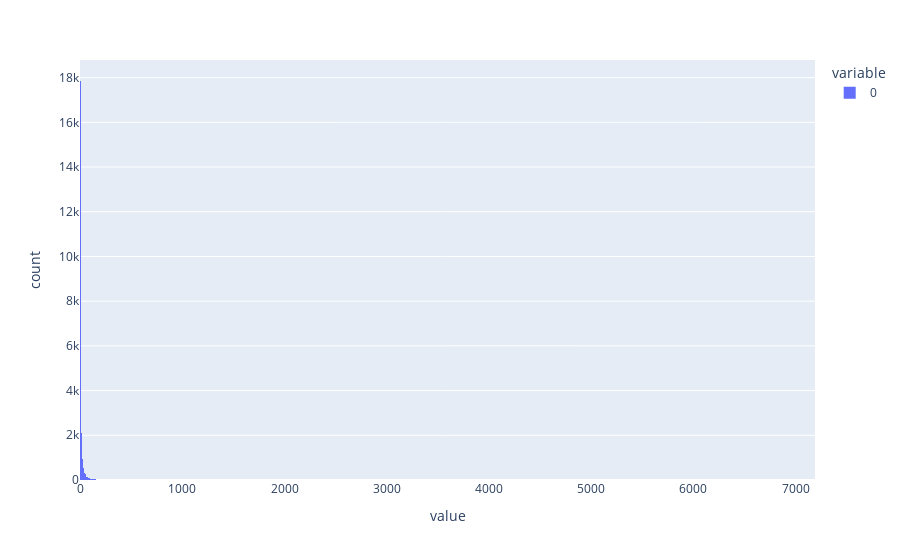

Source (notebook cell):
### Code cell
cnt_values = []
for context, cntr in cntr_by_context.items():
    for c in cntr:
        cnt_values.append(cntr[c])
        if cntr[c]==7189:
            print(f"CONTEXT={context} {c}")
    

fig = px.histogram(cnt_values)
fig.show()
# как часто встречаются значения-счетчики символов. 75% значений счетчиков не превосходит 12
# значит будет выгодно кодировать сетчики по схеме с переполнением

### Figure 1 — Plotly figure (JSON) as saved in the notebook; plotly's stock layout.template omitted (floating-point values rounded to 4 significant figures; data arrays with more than 128 entries replaced by an {"elided": "..."} marker saying what was removed)
{"data": [{"alignmentgroup": "True", "bingroup": "x", "hovertemplate": "variable=0<br>value=%{x}<br>count=%{y}<extra></extra>", "legendgroup": "0", "marker": {"color": "#636efa", "pattern": {"shape": ""}}, "name": "0", "offsetgroup": "0", "orientation": "v", "showlegend": true, "type": "histogram", "x": {"elided": "31091 int values"}, "xaxis": "x", "yaxis": "y"}], "layout": {"barmode": "relative", "legend": {"title": {"text": "variable"}, "tracegroupgap": 0}, "margin": {"t": 60}, "xaxis": {"anchor": "y", "domain": [0, 1], "title": {"text": "value"}}, "yaxis": {"anchor": "x", "domain": [0, 1], "title": {"text": "count"}}}}
